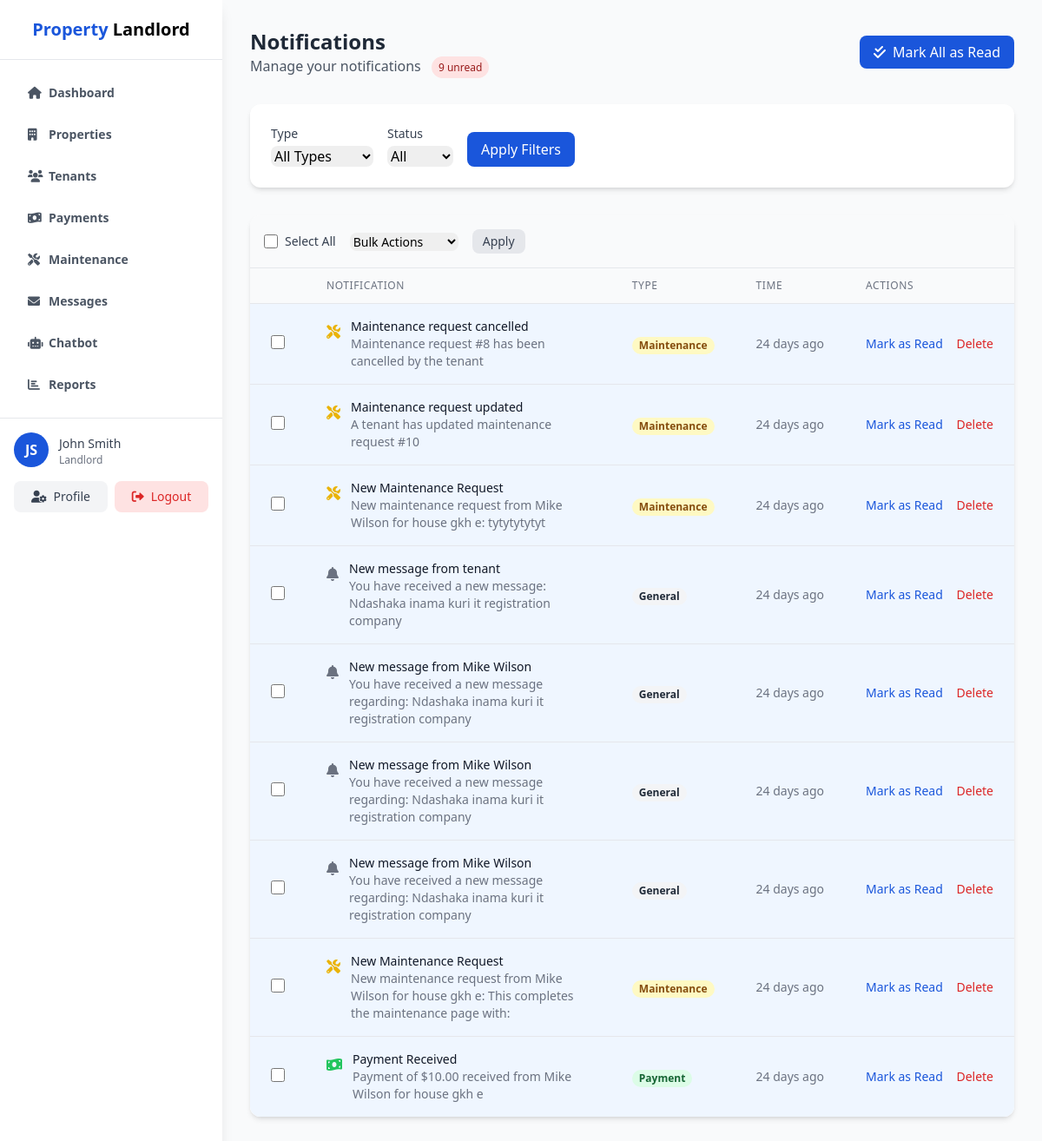
/admin/notifications.php (signed in), run on the app's committed database.
### tables this page shows
CREATE TABLE IF NOT EXISTS notifications (
    notification_id INT AUTO_INCREMENT PRIMARY KEY,
    user_id INT NOT NULL,
    title VARCHAR(100) NOT NULL,
    message TEXT NOT NULL,
    type ENUM('payment', 'maintenance', 'lease', 'general') NOT NULL,
    is_read BOOLEAN DEFAULT FALSE,
    created_at TIMESTAMP DEFAULT CURRENT_TIMESTAMP,
    FOREIGN KEY (user_id) REFERENCES users(user_id) ON DELETE CASCADE
);

### includes/functions.php (called while the page is built, shortened)
<?php
function timeAgo($datetime) {
    $now = new DateTime();
    $ago = new DateTime($datetime);
    $diff = $now->diff($ago);
    if ($diff->d > 0) {
        return $diff->d . ' day' . ($diff->d > 1 ? 's' : '') . ' ago';
    }
    return 'Just now';
}
?>

### admin/notifications.php (the view, shortened to what this page needs)
<?php
require_once '../includes/functions.php';
$userId = $_SESSION['user_id'];
$page = isset($_GET['page']) ? (int)$_GET['page'] : 1;
$perPage = 20;
$offset = ($page - 1) * $perPage;
$type = isset($_GET['type']) ? $_GET['type'] : 'all';
$readStatus = isset($_GET['status']) ? $_GET['status'] : 'all';
$conditions = ["user_id = :userId"];
$params = ['userId' => $userId];
$whereClause = implode(' AND ', $conditions);
$stmt = $pdo->prepare("
    SELECT *
    FROM notifications
    WHERE $whereClause
    ORDER BY created_at DESC
    LIMIT :offset, :perPage
");
foreach ($params as $key => $value) {
    $stmt->bindValue($key, $value);
}
$stmt->bindValue(':offset', $offset, PDO::PARAM_INT);
$stmt->bindValue(':perPage', $perPage, PDO::PARAM_INT);
$stmt->execute();
$notifications = $stmt->fetchAll();
$stmt = $pdo->prepare("
    SELECT COUNT(*) as count
    FROM notifications
    WHERE user_id = :userId AND is_read = 0
");
$stmt->execute(['userId' => $userId]);
$unreadCount = $stmt->fetch()['count'];
?>
<!DOCTYPE html>
<html lang="en">
<head>
    <script src="https://cdn.tailwindcss.com"></script>
    <link rel="stylesheet" href="https://cdnjs.cloudflare.com/ajax/libs/font-awesome/6.0.0/css/all.min.css">
</head>
<body class="bg-gray-50">
    <?php include 'admin_sidebar.php'; ?>
    <div class="ml-64 p-8">
        <div class="flex justify-between items-center mb-8">
            <div>
                <h2 class="text-2xl font-bold text-gray-800">Notifications</h2>
                <p class="text-gray-600">
                    Manage your notifications
                    <?php if ($unreadCount > 0): ?>
                        <span class="ml-2 px-2 py-1 text-xs font-medium bg-red-100 text-red-800 rounded-full">
                            <?php echo $unreadCount; ?> unread
                        </span>
                    <?php endif; ?>
                </p>
            </div>
            <div>
                <?php if ($unreadCount > 0): ?>
                <a href="mark_all_read.php" class="bg-primary text-white px-4 py-2 rounded-lg hover:bg-blue-700">
                    <i class="fas fa-check-double mr-2"></i>Mark All as Read
                </a>
                <?php endif; ?>
            </div>
        </div>
        <div class="bg-white rounded-xl shadow-md p-6 mb-8">
            <form method="GET" action="notifications.php" class="flex flex-wrap items-end gap-4">
                <div>
                    <label class="block text-sm font-medium text-gray-700 mb-1">Type</label>
                    <select name="type" class="rounded-lg border-gray-300 focus:border-primary focus:ring-primary">
                        <option value="all" <?php echo $type === 'all' ? 'selected' : ''; ?>>All Types</option>
                    </select>
                </div>
                <div>
                    <label class="block text-sm font-medium text-gray-700 mb-1">Status</label>
                    <select name="status" class="rounded-lg border-gray-300 focus:border-primary focus:ring-primary">
                        <option value="all" <?php echo $readStatus === 'all' ? 'selected' : ''; ?>>All</option>
                    </select>
                </div>
                <div>
                    <button type="submit" class="bg-primary text-white px-4 py-2 rounded-lg hover:bg-blue-700">
                        Apply Filters
                    </button>
                </div>
            </form>
        </div>
        <div class="bg-white rounded-xl shadow-md overflow-hidden">
            <?php if (empty($notifications)): ?>
                <div class="p-6 text-center">
                    <p class="text-gray-500">No notifications found.</p>
                </div>
            <?php else: ?>
                <form method="POST" action="notifications.php">
                    <div class="p-4 border-b border-gray-200 bg-gray-50">
                        <div class="flex items-center space-x-4">
                            <div class="flex items-center">
                                <input type="checkbox" id="selectAll" class="h-4 w-4 text-primary focus:ring-primary border-gray-300 rounded">
                                <label for="selectAll" class="ml-2 text-sm text-gray-700">Select All</label>
                            </div>
                            <div>
                                <select name="action" class="text-sm rounded-lg border-gray-300 focus:border-primary focus:ring-primary">
                                    <option value="">Bulk Actions</option>
                                </select>
                            </div>
                            <button type="submit" class="px-3 py-1 bg-gray-200 text-gray-700 text-sm rounded-lg hover:bg-gray-300">
                                Apply
                            </button>
                        </div>
                    </div>
                    <table class="min-w-full divide-y divide-gray-200">
                        <thead class="bg-gray-50">
                            <tr>
                                <th class="px-6 py-3 text-left text-xs font-medium text-gray-500 uppercase tracking-wider w-10"></th>
                                <th class="px-6 py-3 text-left text-xs font-medium text-gray-500 uppercase tracking-wider">Notification</th>
                                <th class="px-6 py-3 text-left text-xs font-medium text-gray-500 uppercase tracking-wider">Type</th>
                                <th class="px-6 py-3 text-left text-xs font-medium text-gray-500 uppercase tracking-wider">Time</th>
                                <th class="px-6 py-3 text-left text-xs font-medium text-gray-500 uppercase tracking-wider">Actions</th>
                            </tr>
                        </thead>
                        <tbody class="bg-white divide-y divide-gray-200">
                            <?php foreach ($notifications as $notification): ?>
                                <tr class="<?php echo $notification['is_read'] ? '' : 'bg-blue-50'; ?>">
                                    <td class="px-6 py-4">
                                        <input type="checkbox" name="selected[]" value="<?php echo $notification['notification_id']; ?>" class="notification-checkbox h-4 w-4 text-primary focus:ring-primary border-gray-300 rounded">
                                    </td>
                                    <td class="px-6 py-4">
                                        <div class="flex items-start">
                                            <div class="flex-shrink-0 pt-1">
                                                <?php if ($notification['type'] === 'payment'): ?>
                                                    <i class="fas fa-money-bill-wave text-green-500"></i>
                                                <?php elseif ($notification['type'] === 'maintenance'): ?>
                                                    <i class="fas fa-tools text-yellow-500"></i>
                                                <?php elseif ($notification['type'] === 'lease'): ?>
                                                    <i class="fas fa-file-contract text-blue-500"></i>
                                                <?php else: ?>
                                                    <i class="fas fa-bell text-gray-500"></i>
                                                <?php endif; ?>
                                            </div>
                                            <div class="ml-3">
                                                <p class="text-sm font-medium text-gray-900"><?php echo htmlspecialchars($notification['title']); ?></p>
                                                <p class="text-sm text-gray-500"><?php echo htmlspecialchars($notification['message']); ?></p>
                                            </div>
                                        </div>
                                    </td>
                                    <td class="px-6 py-4 whitespace-nowrap">
                                        <span class="px-2 inline-flex text-xs leading-5 font-semibold rounded-full
                                            <?php
                                            switch ($notification['type']) {
                                                case 'payment':
                                                    echo 'bg-green-100 text-green-800';
                                                    break;
                                                case 'maintenance':
                                                    echo 'bg-yellow-100 text-yellow-800';
                                                    break;
                                                default:
                                                    echo 'bg-gray-100 text-gray-800';
                                                    break;
                                            }
                                            ?>">
                                            <?php echo ucfirst($notification['type']); ?>
                                        </span>
                                    </td>
                                    <td class="px-6 py-4 whitespace-nowrap text-sm text-gray-500">
                                        <?php echo timeAgo($notification['created_at']); ?>
                                    </td>
                                    <td class="px-6 py-4 whitespace-nowrap text-sm font-medium">
    <?php if ($notification['is_read']): ?>
        <button
            type="button"
            class="text-primary hover:text-blue-700 mr-3 notification-action"
            data-id="<?php echo $notification['notification_id']; ?>"
            data-action="unread"
        >
            Mark as Unread
        </button>
    <?php else: ?>
        <button
            type="button"
            class="text-primary hover:text-blue-700 mr-3 notification-action"
            data-id="<?php echo $notification['notification_id']; ?>"
            data-action="read"
        >
            Mark as Read
        </button>
    <?php endif; ?>
    <button
        type="button"
        class="text-red-600 hover:text-red-900 notification-action"
        data-id="<?php echo $notification['notification_id']; ?>"
        data-action="delete"
        data-confirm="Are you sure you want to delete this notification?"
    >
        Delete
    </button>
</td>
                                </tr>
                            <?php endforeach; ?>
                        </tbody>
                    </table>
                </form>
            <?php endif; ?>
        </div>
    </div>
</body>
</html>

### data on the page
notifications: title "Maintenance request cancelled", message "Maintenance request #8 has been cancelled by the tenant", type "Maintenance", created_at "24 days ago"
notifications: title "Maintenance request updated", message "A tenant has updated maintenance request #10", type "Maintenance", created_at "24 days ago"
notifications: title "New Maintenance Request", message "New maintenance request from Mike Wilson for house gkh e: tytytytytyt", type "Maintenance", created_at "24 days ago"
notifications: title "New message from tenant", message "You have received a new message: Ndashaka inama kuri it registration company", type "General", created_at "24 days ago"
notifications: title "New message from Mike Wilson", message "You have received a new message regarding: Ndashaka inama kuri it registration company", type "General", created_at "24 days ago"
notifications: title "New message from Mike Wilson", message "You have received a new message regarding: Ndashaka inama kuri it registration company", type "General", created_at "24 days ago"
notifications: title "New message from Mike Wilson", message "You have received a new message regarding: Ndashaka inama kuri it registration company", type "General", created_at "24 days ago"
notifications: title "New Maintenance Request", message "New maintenance request from Mike Wilson for house gkh e: This completes the maintenance page with:", type "Maintenance", created_at "24 days ago"
notifications: title "Payment Received", message "Payment of $10.00 received from Mike Wilson for house gkh e", type "Payment", created_at "24 days ago"

### other printed values
substr($_SESSION['first_name'], 0, 1) "J"
substr($_SESSION['last_name'], 0, 1) "S"
$_SESSION['first_name'] . ' ' . $_SESSION['last_name'] "John Smith"
$_SESSION['role'] "Landlord"
$unreadCount "9"
